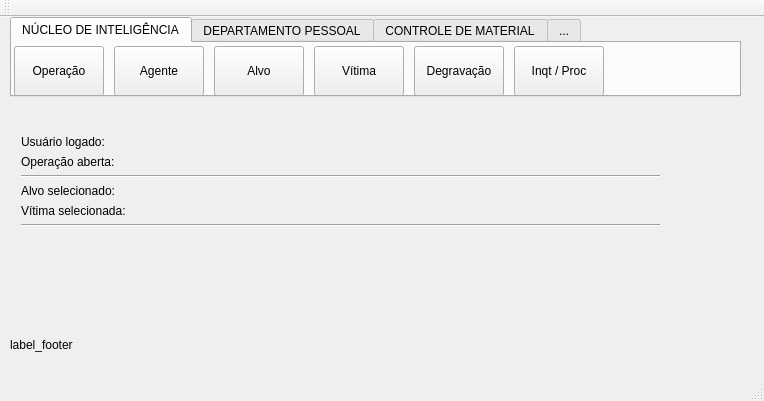
<?xml version="1.0" encoding="UTF-8"?>
<ui version="4.0">
 <class>fm_main</class>
 <widget class="QMainWindow" name="fm_main">
  <property name="geometry">
   <rect>
    <x>0</x>
    <y>0</y>
    <width>764</width>
    <height>401</height>
   </rect>
  </property>
  <property name="windowTitle">
   <string>fm_main</string>
  </property>
  <widget class="QWidget" name="centralWidget">
   <widget class="QLabel" name="label_footer">
    <property name="geometry">
     <rect>
      <x>10</x>
      <y>320</y>
      <width>311</width>
      <height>16</height>
     </rect>
    </property>
    <property name="text">
     <string>label_footer</string>
    </property>
   </widget>
   <widget class="QTabWidget" name="tabWidget_menu">
    <property name="geometry">
     <rect>
      <x>10</x>
      <y>0</y>
      <width>731</width>
      <height>80</height>
     </rect>
    </property>
    <property name="currentIndex">
     <number>0</number>
    </property>
    <widget class="QWidget" name="tab_nucleo_de_inteligencia">
     <attribute name="title">
      <string>NÚCLEO DE INTELIGÊNCIA</string>
     </attribute>
     <widget class="QPushButton" name="pushButton_nuc_operacao">
      <property name="geometry">
       <rect>
        <x>2</x>
        <y>3</y>
        <width>90</width>
        <height>50</height>
       </rect>
      </property>
      <property name="font">
       <font>
        <strikeout>false</strikeout>
        <kerning>true</kerning>
       </font>
      </property>
      <property name="acceptDrops">
       <bool>false</bool>
      </property>
      <property name="text">
       <string>Operação</string>
      </property>
      <property name="default">
       <bool>false</bool>
      </property>
      <property name="flat">
       <bool>false</bool>
      </property>
     </widget>
     <widget class="QPushButton" name="pushButton_nuc_alvo">
      <property name="geometry">
       <rect>
        <x>202</x>
        <y>3</y>
        <width>90</width>
        <height>50</height>
       </rect>
      </property>
      <property name="text">
       <string>Alvo</string>
      </property>
     </widget>
     <widget class="QPushButton" name="pushButton_nuc_degravacao">
      <property name="geometry">
       <rect>
        <x>402</x>
        <y>3</y>
        <width>90</width>
        <height>50</height>
       </rect>
      </property>
      <property name="text">
       <string>Degravação</string>
      </property>
     </widget>
     <widget class="QPushButton" name="pushButton_nuc_vitima">
      <property name="geometry">
       <rect>
        <x>302</x>
        <y>3</y>
        <width>90</width>
        <height>50</height>
       </rect>
      </property>
      <property name="text">
       <string>Vítima</string>
      </property>
     </widget>
     <widget class="QPushButton" name="pushButton_nuc_agente">
      <property name="geometry">
       <rect>
        <x>102</x>
        <y>3</y>
        <width>90</width>
        <height>50</height>
       </rect>
      </property>
      <property name="text">
       <string>Agente</string>
      </property>
     </widget>
     <widget class="QPushButton" name="pushButton_nuc_inqt_proc">
      <property name="geometry">
       <rect>
        <x>502</x>
        <y>3</y>
        <width>90</width>
        <height>50</height>
       </rect>
      </property>
      <property name="text">
       <string>Inqt / Proc</string>
      </property>
     </widget>
    </widget>
    <widget class="QWidget" name="tab_departamento_pessoal">
     <attribute name="title">
      <string>DEPARTAMENTO PESSOAL</string>
     </attribute>
    </widget>
    <widget class="QWidget" name="tab_controle_de_material">
     <attribute name="title">
      <string>CONTROLE DE MATERIAL</string>
     </attribute>
    </widget>
    <widget class="QWidget" name="tab_sistema">
     <attribute name="title">
      <string>...</string>
     </attribute>
     <widget class="QPushButton" name="pushButton">
      <property name="geometry">
       <rect>
        <x>2</x>
        <y>3</y>
        <width>90</width>
        <height>50</height>
       </rect>
      </property>
      <property name="text">
       <string>Usuários</string>
      </property>
     </widget>
    </widget>
   </widget>
   <widget class="QWidget" name="layoutWidget">
    <property name="geometry">
     <rect>
      <x>10</x>
      <y>90</y>
      <width>661</width>
      <height>131</height>
     </rect>
    </property>
    <layout class="QVBoxLayout" name="verticalLayout">
     <item>
      <spacer name="verticalSpacer">
       <property name="orientation">
        <enum>Qt::Vertical</enum>
       </property>
       <property name="sizeHint" stdset="0">
        <size>
         <width>20</width>
         <height>40</height>
        </size>
       </property>
      </spacer>
     </item>
     <item>
      <widget class="QLabel" name="label_usuario_logado">
       <property name="text">
        <string>Usuário logado:</string>
       </property>
      </widget>
     </item>
     <item>
      <widget class="QLabel" name="label_operacao_aberta">
       <property name="text">
        <string>Operação aberta:</string>
       </property>
      </widget>
     </item>
     <item>
      <widget class="Line" name="line_meio">
       <property name="orientation">
        <enum>Qt::Horizontal</enum>
       </property>
      </widget>
     </item>
     <item>
      <widget class="QLabel" name="label_alvo_selecionado">
       <property name="text">
        <string>Alvo selecionado:</string>
       </property>
      </widget>
     </item>
     <item>
      <widget class="QLabel" name="label">
       <property name="text">
        <string>Vítima selecionada:</string>
       </property>
      </widget>
     </item>
     <item>
      <widget class="Line" name="line_fim">
       <property name="orientation">
        <enum>Qt::Horizontal</enum>
       </property>
      </widget>
     </item>
    </layout>
   </widget>
  </widget>
  <widget class="QMenuBar" name="menuBar">
   <property name="geometry">
    <rect>
     <x>0</x>
     <y>0</y>
     <width>764</width>
     <height>21</height>
    </rect>
   </property>
  </widget>
  <widget class="QToolBar" name="mainToolBar">
   <attribute name="toolBarArea">
    <enum>TopToolBarArea</enum>
   </attribute>
   <attribute name="toolBarBreak">
    <bool>false</bool>
   </attribute>
  </widget>
  <widget class="QStatusBar" name="statusBar"/>
 </widget>
 <layoutdefault spacing="6" margin="11"/>
 <resources/>
 <connections/>
</ui>
